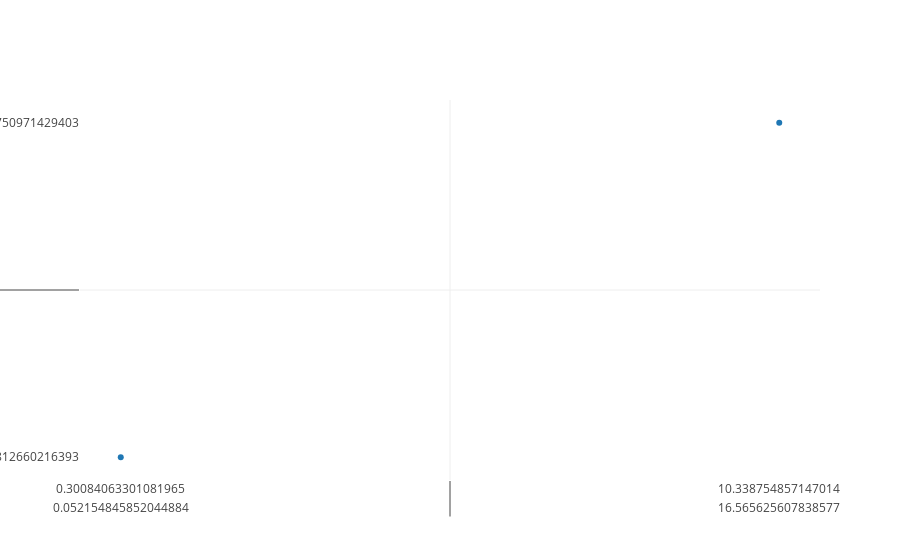

Notebook source saved alongside this figure:
### Code cell
# Imports.
import plotly.offline as py
from plotly.offline import init_notebook_mode, iplot
import plotly.graph_objs as go
import numpy as np

# Initialize plotly for Jupyter notebooks.
init_notebook_mode(connected=True)

# Initialize data sets.
gx = []
gy = []

# Randomly generate data based on user defined volume and number of trials.
for i in range(0, N):
    temp = np.random.random_sample() * volume
    
    # Prevent large outliers.
    while(1/temp > volume/2):
        temp = np.random.random_sample() * volume
    
    gx.append(temp)
    gy.append(1/temp)
    

# Create a trace.
trace = go.Scatter(
    x = gx,
    y = gy,
    mode = 'markers'
)

# Plot graph
data = [trace]
py.iplot(data, filename='basic-scatter')

### Figure 1 — Plotly figure (JSON) as saved in the notebook; plotly's stock layout.template omitted (floating-point values rounded to 4 significant figures; data arrays with more than 128 entries replaced by an {"elided": "..."} marker saying what was removed)
{"data": [{"mode": "markers", "type": "scatter", "uid": "0128db5a-85ea-11e8-8826-28cfe9142f7f", "x": {"elided": "100x2 float values"}, "y": {"elided": "100x2 float values"}}], "layout": {}}
